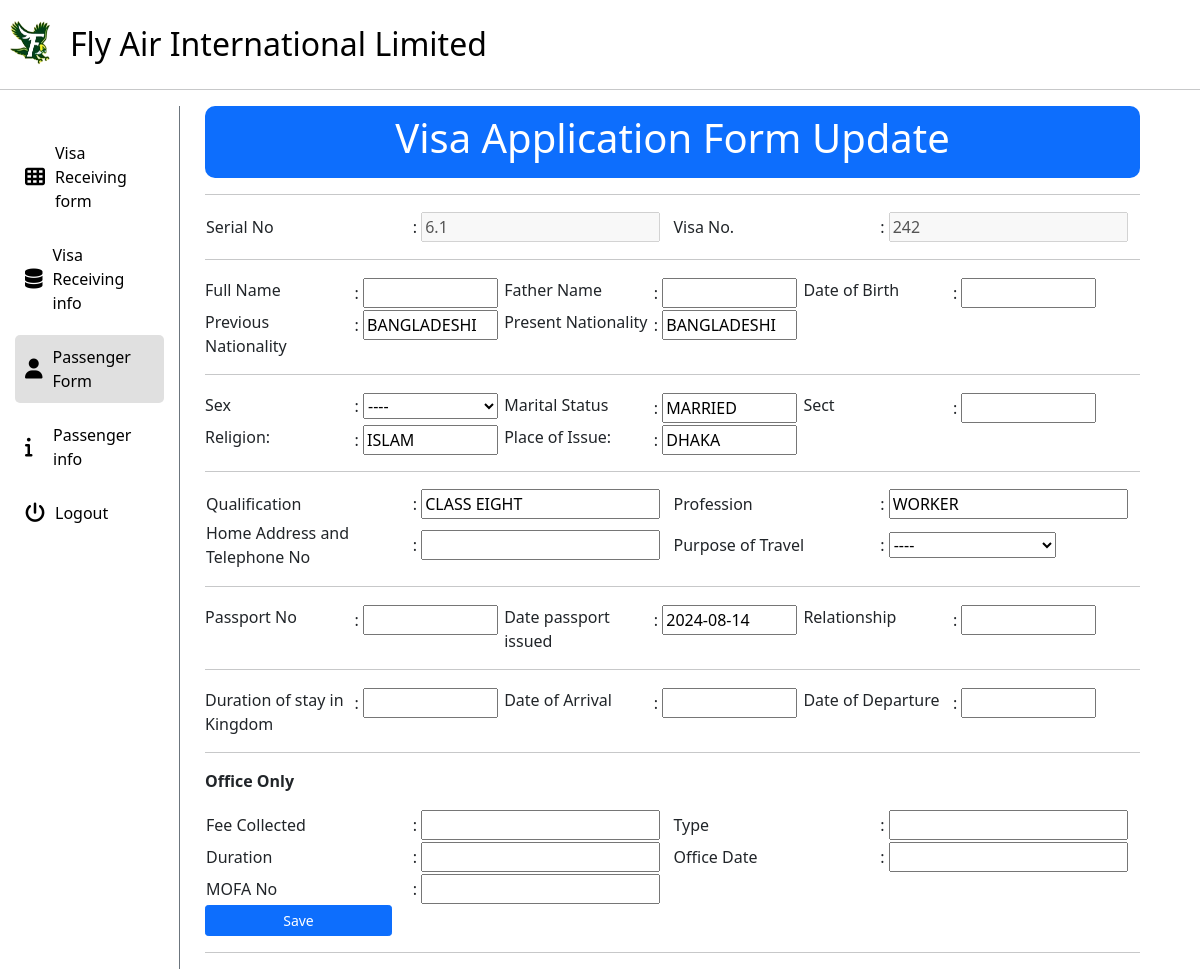
Page /uae_visa/edit/6.1/ (signed in) on the committed database.
### uae_visa/models.py (models this page shows, shortened)
class VisaApplication(models.Model):
    visa_info = models.ForeignKey(VisaInfo, on_delete=models.CASCADE, null=True, blank=True)
    serial_no = models.CharField(max_length=50, null=True, blank=True)
    SEX_CHOICES = [('----', '----'), ('Male', 'Male'), ('Female', 'Female')]
    POT_CHOICES = [('----', '----'), ('WORK', 'WORK'), ('TRANSIT', 'TRANSIT'), ('VISIT', 'VISIT'), ('UMRAH', 'UMRAH'), ('RESIDENCE', 'RESIDENCE'),
                   ('HAJJ', 'HAJJ'), ('DIPLOMACY', 'DIPLOMACY')]
    f_name = models.CharField(max_length=50, null=True, blank=True, default='')
    father_name = models.CharField(max_length=50, null=True, blank=True, default='')
    dob = models.CharField(max_length=50, null=True, blank=True, default='')
    prv_nationality = models.CharField(max_length=50, null=True, blank=True, default='BANGLADESHI')
    prs_nationality = models.CharField(max_length=50, null=True, blank=True, default='BANGLADESHI')
    sex = models.CharField(max_length=6, choices=SEX_CHOICES, default='----', null=True, blank=True)
    marital_s = models.CharField(max_length=50, null=True, blank=True, default='MARRIED')
    sect = models.CharField(max_length=50, null=True, blank=True, default='')
    religion = models.CharField(max_length=50, null=True, blank=True, default='ISLAM')
    poi_1 = models.CharField(max_length=50, null=True, blank=True, default='DHAKA')
    qualification = models.CharField(max_length=50, null=True, blank=True, default='CLASS EIGHT')
    profession = models.CharField(max_length=50, null=True, blank=True, default='WORKER')
    home_add_and_tel_no = models.CharField(max_length=50, null=True, blank=True, default='')
    pot = models.CharField(max_length=10, choices=POT_CHOICES, default='----', null=True, blank=True)
    date_passport_issued = models.CharField(max_length=50, null=True, blank=True, default='')
    passport_no = models.CharField(max_length=50, null=True, blank=True, default='')
    dosK = models.CharField(max_length=50, null=True, blank=True, default='')
    doa = models.CharField(max_length=50, null=True, blank=True, default='')
    dod = models.CharField(max_length=50, null=True, blank=True, default='')
    relationship = models.CharField(max_length=50, null=True, blank=True, default='')
    office_date = models.CharField(max_length=50, null=True, blank=True, default='')
    office_fee = models.CharField(max_length=50, null=True, blank=True, default='')
    office_type = models.CharField(max_length=50, null=True, blank=True, default='')
    office_duration = models.CharField(max_length=50, null=True, blank=True, default='')
    mofa_no = models.CharField(max_length=50, null=True, blank=True, default='')

class VisaInfo(models.Model):
    serial_id = models.IntegerField(unique=True, null=True, blank=True)
    visa_qnt = models.IntegerField(null=True, blank=True)
    visa_no = models.CharField(max_length=50, null=True, blank=True)
    visa_iss_dt = models.CharField(max_length=50, null=True, blank=True, default='')
    submitted_date = models.CharField(max_length=50, null=True, blank=True, default='')
    destination = models.CharField(max_length=50, null=True, blank=True, default='')
    visa_person_name = models.CharField(max_length=50, null=True, blank=True, default='')
    village = models.CharField(max_length=50, null=True, blank=True, default='')
    thana = models.CharField(max_length=50, null=True, blank=True, default='')
    phone_no = models.CharField(max_length=20, null=True, blank=True, default='')
    post_office = models.CharField(max_length=50, null=True, blank=True, default='')
    district = models.CharField(max_length=50, null=True, blank=True, default='')
    mobile = models.CharField(max_length=20, null=True, blank=True, default='')
    sponser_id = models.CharField(max_length=50, null=True, blank=True, default='')
    sponser_name_english = models.CharField(max_length=200, null=True, blank=True, default='')
    sponser_name_arabic = models.CharField(max_length=200, null=True, blank=True, default='')
    sponser_phone = models.CharField(max_length=20, null=True, blank=True, default='')
    sponser_address = models.CharField(max_length=100, null=True, blank=True, default='')
    sender_name = models.CharField(max_length=100, null=True, blank=True, default='')
    sender_phone = models.CharField(max_length=20, null=True, blank=True, default='')
    sender_address = models.CharField(max_length=50, null=True, blank=True, default='')

### uae_visa/views.py (the view, shortened to what this page needs)
# urls.py: path('edit/<str:serial_no>/',views.edit,name='edit'),
@login_required
def edit(request, serial_no):
    visa_application = get_object_or_404(VisaApplication, serial_no=serial_no)
    data = VisaApplication.objects.get(serial_no=serial_no)
    context = {
        'data': data,
    }
    return render(request, 'visa/visaAppUpdate.html', context)

### templates/visa/visaAppUpdate.html (shortened to what this page needs)
<!DOCTYPE html>
<html lang="en">
<head>
    {% load static %}
    <link href="https://cdn.jsdelivr.net/npm/bootstrap@5.0.0-beta3/dist/css/bootstrap.min.css" rel="stylesheet">
    <link rel="stylesheet" href="https://cdnjs.cloudflare.com/ajax/libs/font-awesome/6.6.0/css/all.min.css">
</head>
<body>
    <div style="display: flex; margin-top: 15px;">
        <img src="{% static 'img/logo-1.png' %}" style="width: 5%;">
        <h2 class="my-auto"><a href="{% url 'home' %}" style="color: black;">Fly Air International Limited</a></h2>
    </div>
    <hr>
    <div style="display: flex;">
        <div class="sideBar" style="width: 15%; padding: 15px;">
            <ul>
                <li>
                    <a href="{% url 'visa_info' %}">
                        <i class="fas fa-th icon"></i>
                        Visa Receiving form
                    </a>
                </li>
                <li>
                    <a href="{% url 'form_1_list' %}">
                        <i class="fas fa-database icon"></i>
                        Visa Receiving info
                    </a>
                </li>
                <li>
                    <a href="#" class="selected">
                        <i class="fas fa-user icon"></i>
                        Passenger Form
                    </a>
                </li>
                <li>
                    <a href="{% url 'form_2_list' %}">
                        <i class="fas fa-info icon"></i>
                        Passenger info
                    </a>
                </li>
                <li>
                    <a href="{% url 'logout' %}">
                        <i class="fas fa-power-off icon"></i>
                        Logout
                    </a>
                </li>
            </ul>
        </div>
        <div class="mainSec" style="width: 80%;">
            <div class="text-center bg-primary text-white p-2 mb-2" style="border-radius: 10px">
                <h1>Visa Application Form Update</h1>
            </div>
            <form method="POST" action="{% url 'edit' serial_no=data.serial_no %}">
                <hr>
               <table style="width: 100%;" class="two">
                    <tr>
                        <td><label for="serial_no">Serial No</label></td>
                        <td>: <input type="text" id="serial_no" name="serial_no" value="{{ data.serial_no }}" disabled></td>
                        <td><label for="visa_no">Visa No.</label></td>
                        <td>: <input type="text" id="visa_no" name="visa_no" value="{{ data.visa_info.visa_no }}" disabled></td>
                    </tr>
                </table>
                <hr>
                <div class="div1">
                    <div><label for="f_name">Full Name</label></div>
                    <div>: <input type="text" id="f_name" name="f_name" value="{{ data.f_name|default:'' }}"></div>
                    <div><label for="father_name">Father Name</label></div>
                    <div>: <input type="text" id="father_name" name="father_name" value="{{ data.father_name|default:'' }}"></div>
                    <div><label for="dob">Date of Birth</label></div>
                    <div>: <input type="text" id="dob" name="dob" value="{{ data.dob }}"></div>
                </div>
                <div class="div1">
                    <div><label for="prv_nationality">Previous Nationality</label></div>
                    <div>: <input type="text" id="prv_nationality" name="prv_nationality" value="{{ data.prv_nationality }}"></div>
                    <div><label for="prs_nationality">Present Nationality</label></div>
                    <div>: <input type="text" id="prs_nationality" name="prs_nationality" value="{{ data.prv_nationality }}"></div>
                </div>
                <hr>
                <div class="div1">
                    <div><label for="sex">Sex</label></div>
                    <div>:
                        <select name="sex" id="sex" style="width: 90%;">
                            <option value="----" {% if data.sex == "----" %}selected{% endif %}>----</option>
                        </select>
                    </div>
                    <div><label for="marital_s">Marital Status</label></div>
                    <div>: <input type="text" id="marital_s" name="marital_s" value="{{ data.marital_s }}"></div>
                    <div><label for="sect">Sect</label></div>
                    <div>: <input type="text" id="sect" name="sect" value="{{ data.sect }}"></div>
                </div>
                <div class="div1">
                    <div><label for="religion">Religion:</label></div>
                    <div>: <input type="text" id="religion" name="religion" value="{{ data.religion }}"></div>
                    <div><label for="poi_1">Place of Issue:</label></div>
                    <div>: <input type="text" id="poi_1" name="poi_1" value="{{ data.poi_1 }}"></div>
                </div>
                <hr>
                <table style="width: 100%;" class="two">
                    <tr>
                        <td><label for="qualification">Qualification</label></td>
                        <td>: <input type="text" id="qualification" name="qualification" value="{{ data.qualification }}"></td>
                        <td><label for="profession">Profession</label></td>
                        <td>: <input type="text" id="profession" name="profession" value="{{ data.profession }}"></td>
                    </tr>
                    <tr>
                        <td><label for="home_add_and_tel_no">Home Address and Telephone No</label></td>
                        <td>: <input type="text" id="home_add_and_tel_no" name="home_add_and_tel_no" value="{{ data.home_add_and_tel_no }}"></td>
                        <td><label for="pot">Purpose of Travel</label></td>
                        <td>:
                            <select name="pot" id="pot" style="width: 64.5%;">
                                <option value="----">----</option>
                            </select>
                        </td>
                    </tr>
                </table>
                <hr>
                <div class="div1">
                    <div><label for="passport_no">Passport No</label></div>
                    <div>: <input type="text" id="passport_no" name="passport_no" value="{{ data.passport_no|default:'' }}" required></div>
                    <div><label for="date_passport_issued">Date passport issued</label></div>
                    <div>: <input type="text" id="date_passport_issued" name="date_passport_issued" value="{{ data.date_passport_issued }}" pattern="\d{2}/\d{2}/\d{4}" placeholder="dd/mm/yyyy"></div>
                    <div><label for="relationship">Relationship</label></div>
                    <div>: <input type="text" id="relationship" name="relationship" value="{{ data.relationship|default:'' }}"></div>
                </div>
                <hr>
                <div class="div1">
                    <div><label for="dosK">Duration of stay in Kingdom</label></div>
                    <div>: <input type="text" id="dosK" name="dosK" value="{{ data.dosK|default:'' }}"></div>
                    <div><label for="doa">Date of Arrival</label></div>
                    <div>: <input type="text" id="doa" name="doa" value="{{ data.doa }}"></div>
                    <div><label for="dod">Date of Departure</label></div>
                    <div>: <input type="text" id="dod" name="dod" value="{{ data.dod }}"></div>
                </div>
                <hr>
                <p>
                    <b>Office Only</b>
                 </p>
                 <table style="width: 100%;" class="two">
                     <tr>
                         <td><label for="office_fee">Fee Collected</label></td>
                         <td>: <input type="text" id="office_fee" name="office_fee" value="{{data.office_fee}}"></td>
                         <td><label for="office_type">Type</label></td>
                         <td>: <input type="text" id="office_type" name="office_type" value="{{data.office_type}}"></td>
                     </tr>
                     <tr>
                         <td><label for="office_duration">Duration</label></td>
                         <td>: <input type="text" id="office_duration" name="office_duration" value="{{data.office_duration}}"></td>
                         <td><label for="office_date">Office Date</label></td>
                         <td>: <input type="text" id="office_date" name="office_date" value="{{data.office_date}}"></td>
                     </tr>
                     <tr>
                        <td><label for="mofa_no">MOFA No</label></td>
                        <td>: <input type="text" id="mofa_no" name="mofa_no" value="{{data.mofa_no}}"></td>
                        <td></td>
                        <td></td>
                    </tr>
                 </table>
                <input type="submit" value="Save" class="btn btn-primary btn-sm" style="width: 20%;">
                <hr>
            </form>
        </div>
    </div>
</body>
</html>

### templates/visa/visaAppUpdate.html (style rules this page uses)
ul { list-style-type: none; padding: 0; }
li { margin: 10px 0; }
a { text-decoration: none; color: #000; display: flex; align-items: center; padding: 10px; border-radius: 5px; transition: background-color 0.3s; }
.selected { background-color: #e0e0e0; }
.icon { margin-right: 10px; font-size: 20px; width: 20px; }
.two td { width: 20%; }
.div1 { display: flex; }
.div1 div { width: 16%; margin-top: 2px; }
.div1 div input { width: 90%; }
.sideBar { padding-right: 10px; border-right: 1px solid #6c757d; }
.mainSec { padding-left: 25px; }

### rows in the picture
VisaApplication: serial_no "6.1", visa_no "242", prv_nationality "BANGLADESHI", prs_nationality "BANGLADESHI", sex "----", marital_s "MARRIED", religion "ISLAM", poi_1 "DHAKA", qualification "CLASS EIGHT", profession "WORKER", date_passport_issued "2024-08-14"
